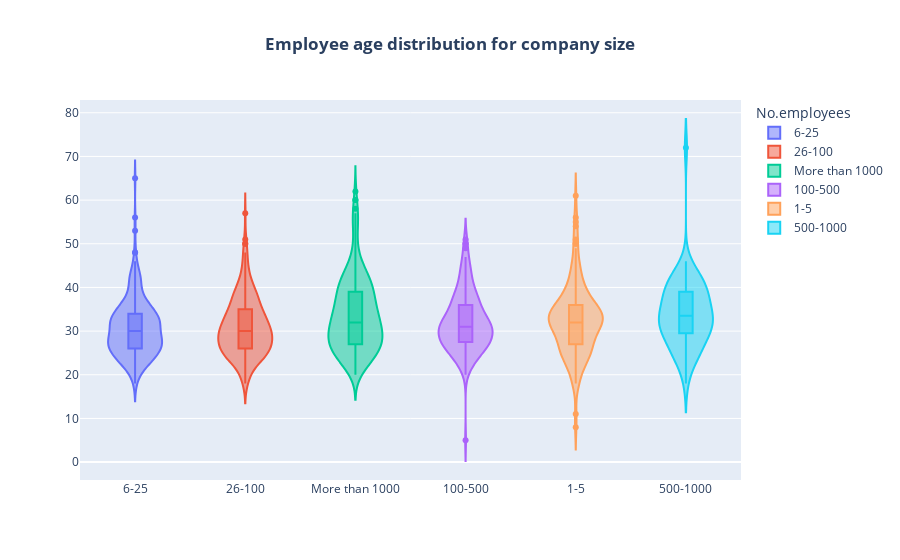

The notebook cell this image was saved under:
### Code cell
company_size_age_plot.update_layout(title_text='<b>Employee age distribution for company size</b>',title_x=0.5,legend_title_text='No.employees')
company_size_age_plot.show()

### Figure 1 — Plotly figure (JSON) as saved in the notebook; plotly's stock layout.template omitted (floating-point values rounded to 4 significant figures; data arrays with more than 128 entries replaced by an {"elided": "..."} marker saying what was removed)
{"data": [{"box": {"visible": true}, "name": "6-25", "x": {"elided": "289 str values"}, "y": {"elided": "289 int values"}, "type": "violin"}, {"box": {"visible": true}, "name": "26-100", "x": {"elided": "288 str values"}, "y": {"elided": "288 int values"}, "type": "violin"}, {"box": {"visible": true}, "name": "More than 1000", "x": {"elided": "281 str values"}, "y": {"elided": "281 int values"}, "type": "violin"}, {"box": {"visible": true}, "name": "100-500", "x": {"elided": "176 str values"}, "y": {"elided": "176 int values"}, "type": "violin"}, {"box": {"visible": true}, "name": "1-5", "x": {"elided": "160 str values"}, "y": {"elided": "160 int values"}, "type": "violin"}, {"box": {"visible": true}, "name": "500-1000", "x": ["500-1000", "500-1000", "500-1000", "500-1000", "500-1000", "500-1000", "500-1000", "500-1000", "500-1000", "500-1000", "500-1000", "500-1000", "500-1000", "500-1000", "500-1000", "500-1000", "500-1000", "500-1000", "500-1000", "500-1000", "500-1000", "500-1000", "500-1000", "500-1000", "500-1000", "500-1000", "500-1000", "500-1000", "500-1000", "500-1000", "500-1000", "500-1000", "500-1000", "500-1000", "500-1000", "500-1000", "500-1000", "500-1000", "500-1000", "500-1000", "500-1000", "500-1000", "500-1000", "500-1000", "500-1000", "500-1000", "500-1000", "500-1000", "500-1000", "500-1000", "500-1000", "500-1000", "500-1000", "500-1000", "500-1000", "500-1000", "500-1000", "500-1000", "500-1000", "500-1000"], "y": [36, 30, 34, 32, 31, 22, 27, 25, 37, 35, 34, 29, 41, 29, 24, 32, 31, 41, 42, 24, 30, 37, 33, 18, 33, 46, 41, 22, 25, 39, 27, 43, 28, 34, 32, 31, 25, 39, 39, 44, 37, 37, 41, 38, 40, 36, 33, 43, 31, 26, 27, 39, 32, 34, 30, 39, 43, 72, 34, 30], "type": "violin"}], "layout": {"title": {"text": "<b>Employee age distribution for company size</b>", "x": 0.5}, "legend": {"title": {"text": "No.employees"}}, "xaxis": {"type": "category", "range": [-0.5, 5.5], "autorange": true}, "yaxis": {"type": "linear", "range": [-4.096, 82.93], "autorange": true}, "autosize": true}}
